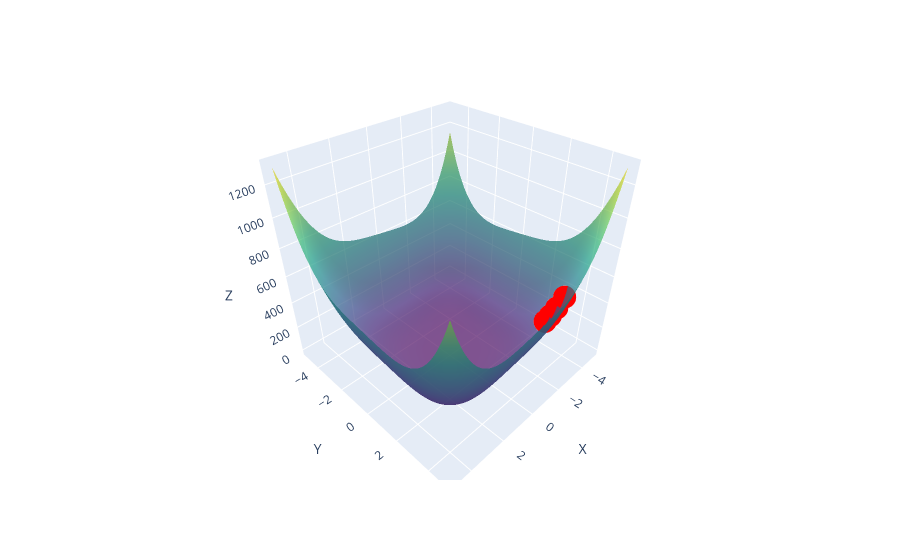

This figure's notebook cell:
### Markdown cell above
Ejercicio 10

![alt text](ejercicio10.jpeg "Title")
![alt text](ejercicio10-1.jpeg "Title")

### Code cell
def f(x,y):
    return pow(x,4) + pow(y,4) - 4*x*y + 1


def gradiente_f(x,y):
    return np.array([((4*pow(x,3))-(4*y)),  ((4*pow(y,3))-(4*x))])


x = -4
y = 4
eta = 0.0009
xi = np.array([x,y])

x = []
y = []
z = []

for i in range(4):
    xi = xi - eta * gradiente_f(xi[0],xi[1])
    x.append(xi[0])
    y.append(xi[1])
    z.append(f(xi[0],xi[1]))


dataF = pd.DataFrame({"X":x, "Y": y, "Z": z})
#Imprimimos en consola solamente 10
print(dataF.head(n = 10))


#Gráfico
fig = px.scatter_3d(dataF, x='X', y='Y', z='Z',color_discrete_sequence=["red"])

xdata = np.arange(-5, 5, 0.1)
ydata = np.arange(-5, 5, 0.1)
X,Y = np.meshgrid(xdata,ydata)
Z = f(X,Y)
fig.add_trace(go.Surface(
    x = X,
    y = Y,
    z = Z,
    opacity = .7, showscale = False,
    colorscale='Viridis'
))

fig.show()

### Figure 1 — Plotly figure (JSON) as saved in the notebook; plotly's stock layout.template omitted (floating-point values rounded to 4 significant figures; data arrays with more than 128 entries replaced by an {"elided": "..."} marker saying what was removed)
{"data": [{"hovertemplate": "X=%{x}<br>Y=%{y}<br>Z=%{z}<extra></extra>", "legendgroup": "", "marker": {"color": "red", "symbol": "circle"}, "mode": "markers", "name": "", "scene": "scene", "showlegend": false, "type": "scatter3d", "x": [-3.755, -3.551, -3.377, -3.226], "y": [3.755, 3.551, 3.377, 3.226], "z": [455.1, 369.5, 306.7, 259.3]}, {"colorscale": [[0.0, "#440154"], [0.1111, "#482878"], [0.2222, "#3e4989"], [0.3333, "#31688e"], [0.4444, "#26828e"], [0.5556, "#1f9e89"], [0.6667, "#35b779"], [0.7778, "#6ece58"], [0.8889, "#b5de2b"], [1.0, "#fde725"]], "opacity": 0.7, "showscale": false, "type": "surface", "x": {"elided": "100x100 float values"}, "y": {"elided": "100x100 float values"}, "z": {"elided": "100x100 float values"}}], "layout": {"legend": {"tracegroupgap": 0}, "margin": {"t": 60}, "scene": {"domain": {"x": [0.0, 1.0], "y": [0.0, 1.0]}, "xaxis": {"title": {"text": "X"}}, "yaxis": {"title": {"text": "Y"}}, "zaxis": {"title": {"text": "Z"}}}}}
